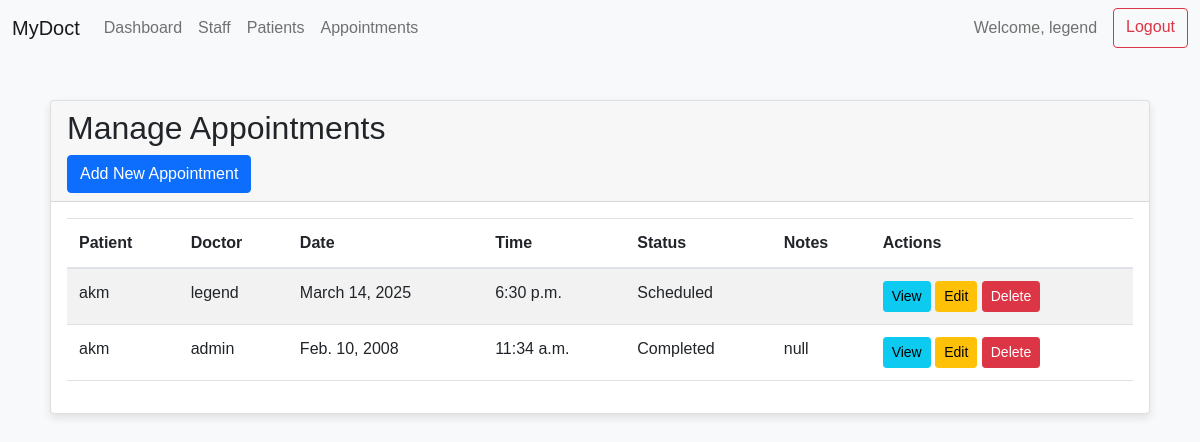
Screenshot of /appointments/ (signed in) with the database file from the repository.
### app/models.py (models this page shows, shortened)
class Doctor(AbstractUser, PermissionsMixin):
    username = models.CharField(max_length=150, unique=True, default='')
    name = models.CharField(max_length=100)
    email = models.EmailField(unique=True)
    specialization = models.CharField(max_length=100)
    specification = models.TextField(blank=True, help_text="Additional details about the staff member")
    is_active = models.BooleanField(default=True)
    is_staff = models.BooleanField(default=False)
    is_superuser = models.BooleanField(default=False)
    USERNAME_FIELD = 'username'
    REQUIRED_FIELDS = ['name', 'email']
    objects = DoctorManager()

class Appointment(models.Model):
    doctor = models.ForeignKey(Doctor, on_delete=models.CASCADE)
    patient = models.ForeignKey(Patient, on_delete=models.CASCADE)
    date = models.DateField()
    time = models.TimeField()
    STATUS_CHOICES = [
        ('S', 'Scheduled'),
        ('C', 'Completed'),
        ('M', 'Missed'),
    ]
    status = models.CharField(max_length=1, choices=STATUS_CHOICES, default='S')
    notes = models.TextField(blank=True)

class Patient(models.Model):
    name = models.CharField(max_length=100)
    age = models.PositiveIntegerField()
    GENDER_CHOICES = [
        ('M', 'Male'),
        ('F', 'Female'),
        ('O', 'Other'),
    ]
    gender = models.CharField(max_length=1, choices=GENDER_CHOICES)
    medical_history = models.TextField(blank=True)
    email = models.EmailField(unique=True, blank=True)
    phone_number = models.CharField(max_length=15, blank=True)
    address = models.TextField(blank=True)
    created_at = models.DateTimeField(auto_now_add=True)

### app/views.py (the view)
# urls.py: path('appointments/', views.manage_appointments, name='manage_appointments'),
@login_required
def manage_appointments(request):
    user = request.user
    appointments = Appointment.objects.all().order_by('-date', '-time')
    appointments = Appointment.objects.all().order_by('-date', '-time')
    return render(request, 'manage_appointments.html', {
        'appointments': appointments,
        'user': user  # Pass user to template for display
    })

### templates/manage_appointments.html (shortened to what this page needs)
{% extends 'base.html' %}
{% block content %}
<div class="card">
    <div class="card-header">
        <h2>Manage Appointments</h2>
        <a href="{% url 'add_appointment' %}" class="btn btn-primary">
            Add New Appointment
        </a>
    </div>
    <div class="card-body">
        <table class="table table-striped">
            <thead>
                <tr>
                    <th>Patient</th>
                    <th>Doctor</th>
                    <th>Date</th>
                    <th>Time</th>
                    <th>Status</th>
                    <th>Notes</th>
                    <th>Actions</th>
                </tr>
            </thead>
            <tbody>
                {% for appointment in appointments %}
                <tr>
                    <td>{{ appointment.patient.name }}</td>
                    <td>{{ appointment.doctor.name }}</td>
                    <td>{{ appointment.date }}</td>
                    <td>{{ appointment.time }}</td>
                    <td>{{ appointment.get_status_display }}</td>
                    <td>{{ appointment.notes|truncatechars:30 }}</td>
<td>
    <a href="{% url 'view_appointment' appointment.id %}" class="btn btn-sm btn-info">View</a>
    <a href="{% url 'edit_appointment' appointment.id %}" class="btn btn-sm btn-warning">Edit</a>
    <a href="{% url 'delete_appointment' appointment.id %}" class="btn btn-sm btn-danger">Delete</a>
</td>
                </tr>
                {% empty %}
                <tr>
                    <td colspan="5" class="text-center">No appointments found</td>
                </tr>
                {% endfor %}
            </tbody>
        </table>
    </div>
</div>
{% endblock %}

### templates/base.html (shortened to what this page needs)
<!DOCTYPE html>
<html lang="en">
<head>
    <link href="https://cdn.jsdelivr.net/npm/bootstrap@5.1.3/dist/css/bootstrap.min.css" rel="stylesheet">
    {% load static %}
    <link rel="stylesheet" href="{% static 'styles.css' %}">
</head>
<body>
    {% if user.is_authenticated %}
    <nav class="navbar navbar-expand-lg navbar-light bg-light">
        <div class="container-fluid">
            <a class="navbar-brand" href="{% url 'dashboard' %}">MyDoct</a>
            <div class="collapse navbar-collapse" id="navbarNav">
                <ul class="navbar-nav me-auto mb-2 mb-lg-0">
                    <li class="nav-item">
                        <a class="nav-link" href="{% url 'dashboard' %}">Dashboard</a>
                    </li>
                    {% if user.is_superuser %}
                    <li class="nav-item">
                        <a class="nav-link" href="{% url 'list_staff' %}">Staff</a>
                    </li>
                    {% endif %}
                    {% if user.is_staff %}
                    <li class="nav-item">
                        <a class="nav-link" href="{% url 'list_patients' %}">Patients</a>
                    </li>
                    {% endif %}
                    <li class="nav-item">
                        <a class="nav-link" href="{% url 'manage_appointments' %}">Appointments</a>
                    </li>
                </ul>
                <div class="d-flex">
                    <span class="navbar-text me-3">
                        Welcome, {{ user.name }}
                    </span>
                    <a href="{% url 'logout' %}" class="btn btn-outline-danger">Logout</a>
                </div>
            </div>
        </div>
    </nav>
    {% endif %}
    <div class="container mt-4">
        {% block content %}
        {% endblock %}
    </div>
</body>
</html>

### static/styles.css (style rules this page uses)
body { font-family: 'Arial', sans-serif; background-color: #f8f9fa; }
.navbar { margin-bottom: 20px; }
.container { padding: 20px; }
.card { box-shadow: 0 4px 8px rgba(0, 0, 0, 0.1); }
.table { width: 100%; margin-bottom: 1rem; color: #212529; }
.table th, .table td { padding: 0.75rem; vertical-align: top; border-top: 1px solid #dee2e6; }
.table thead th { vertical-align: bottom; border-bottom: 2px solid #dee2e6; }

### rows the page displays
Doctor: name "legend"
Appointment: patient.name "akm", doctor.name "legend", date "March 14, 2025", time "6:30 p.m.", status "Scheduled"
Appointment: patient.name "akm", doctor.name "admin", date "Feb. 10, 2008", time "11:34 a.m.", status "Completed", notes "null"
